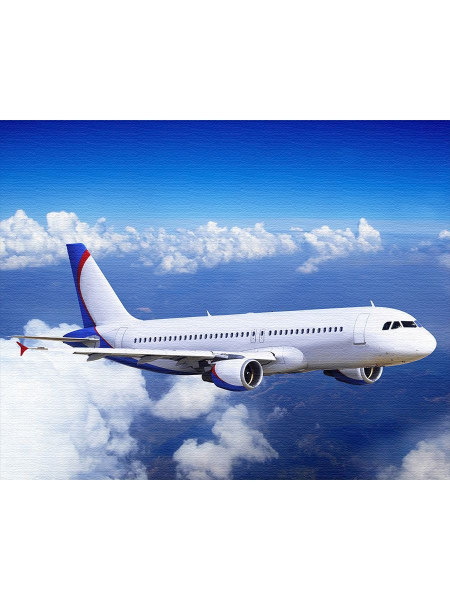
#> input picture Machine learning with Python Cookbook 2nd edition/8 work to images/images/plane.jpg, 900 x 1200 px (shown at 1/2 size)
$ python '8.3 Change size image.py'
#> lines starting #> are read from the running program, lines starting #| are printed output that depends on the picture
# Загрузить библиотеку
import cv2
import numpy as np
from matplotlib import pyplot as plt

# Загрузить изображение в оттенках серого
image = cv2.imread("images/plane.jpg", cv2.IMREAD_GRAYSCALE)
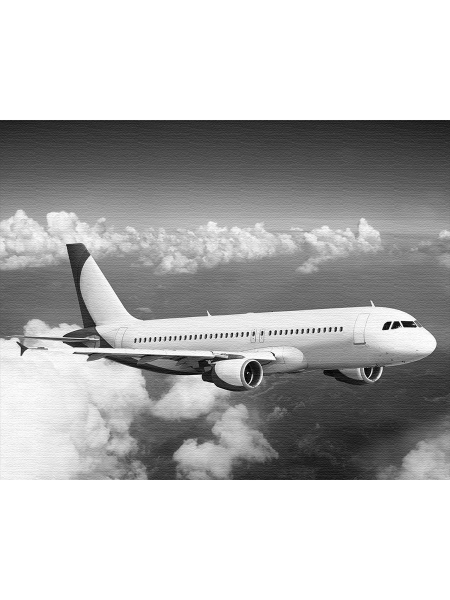
#> image: shape (1200, 900) (shown at 1/2 size); min 0, max 255, mean 182.2

# Изменить размер на 50х50 пикселов
image_50x50 = cv2.resize(image, (50, 50))
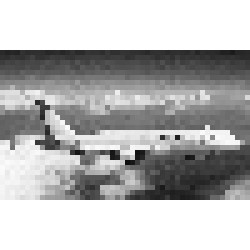
#> image_50x50: shape (50, 50) (shown 5 times larger); min 14, max 255, mean 181.7

# Вывести изображение
plt.imshow(image_50x50, cmap="gray")
plt.axis("off")
plt.show()

# Сохранить изображение
cv2.imwrite("images/plane_50x50.jpg", image_50x50)
